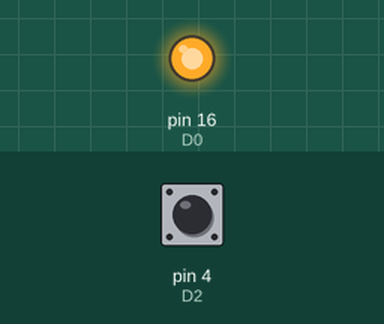
Bench run of a sketch on a simulated Arduino Uno, built with avr-gcc and run on an emulated ATmega328P. On the bench: output pins drawn as LEDs (lit = HIGH). The test bench sets the inputs (shaded band); at power-on: pin 4 (D2) HIGH.

Above: at 1.2 s.
1.3 s: pin 4 (D2) pulled LOW for 0.15 s
At 1.37 s:
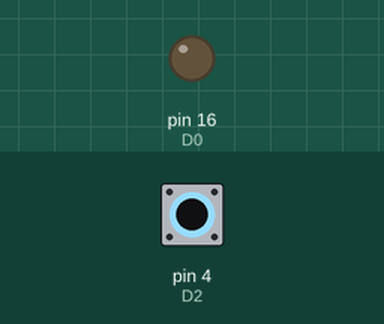
2.9 s: pin 4 (D2) pulled LOW for 3.2 s
At 7.5 s:
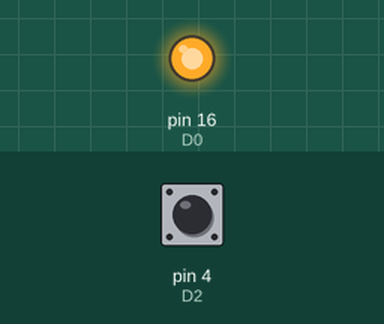
Timing chart, 0 to 9.0 s (numbered marks = the images above; inputs shaded):
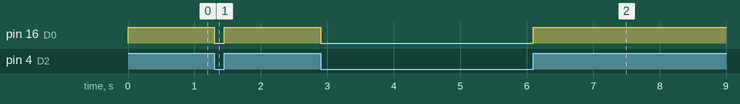

Measured:
- after the input at 1.3 s, pin 16 (D0): HIGH → LOW at once, → HIGH 0.15 s later
- after the input at 2.9 s, pin 16 (D0): HIGH → LOW at once, → HIGH 3.2 s later

The sketch:

_________________.ino
```cpp
#define D2 4 // Map NodeMCU to ESP8266 pin
#define button D2
#define pressed HIGH
#define D0 16 //Map NodeMCU pin to ESP8266 Module
#define LED D0 // Define LED pin
void setup()
{

   pinMode(LED,OUTPUT); // setup output
   Serial.begin(9600); pinMode(button,INPUT_PULLUP);
}
void loop()
{
  bool ReadSwitch = digitalRead(button);
  if(ReadSwitch == pressed)
 {digitalWrite(LED,HIGH);

 }
  else{
  digitalWrite(LED,LOW);
}
}
```
